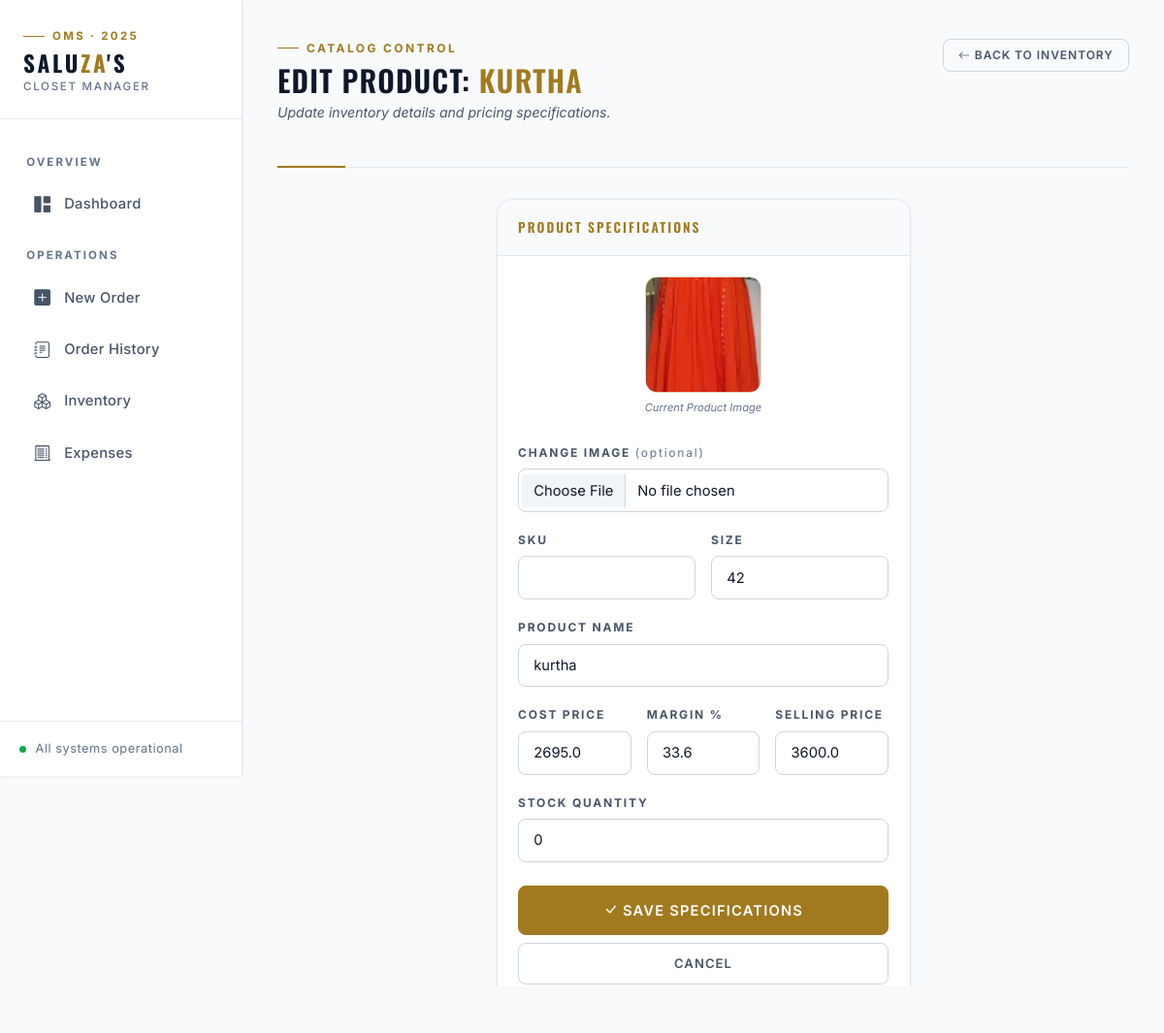
Screenshot of /edit_product/349 with the database file from the repository.
### app.py (models this page shows)
class Product(db.Model):
    id = db.Column(db.Integer, primary_key=True)
    sku = db.Column(db.String(50), unique=True, nullable=True)
    name = db.Column(db.String(100), nullable=False)
    size = db.Column(db.String(10), nullable=False)
    cost_price = db.Column(db.Float, default=0.0)
    price = db.Column(db.Float, nullable=False)
    stock = db.Column(db.Integer, default=0)
    image = db.Column(db.String(100), nullable=True)

### app.py (the view, shortened to what this page needs)
@app.route('/edit_product/<int:id>', methods=['GET', 'POST'])
def edit_product(id):
    product = Product.query.get_or_404(id)
    return render_template('edit_product.html', p=product)

### templates/edit_product.html (shortened to what this page needs)
{% extends "layout.html" %}
{% block content %}
<div class="page-header">
    <div>
        <div class="page-header-eyebrow">
            <div class="page-header-eyebrow-line"></div>
            <span class="page-header-eyebrow-text">Catalog Control</span>
        </div>
        <h1>Edit Product: <span class="gold">{{ p.name }}</span></h1>
        <p class="page-header-sub">Update inventory details and pricing specifications.</p>
    </div>
    <a href="/inventory" class="btn btn-outline-secondary btn-sm">
        <i class="bi bi-arrow-left me-1"></i>Back to Inventory
    </a>
</div>
<div class="row justify-content-center">
    <div class="col-md-7 col-lg-6">
        <div class="card">
            <div class="card-header">Product Specifications</div>
            <div class="card-body">
                <form method="POST" enctype="multipart/form-data">
                    {% if p.image %}
                    <div class="text-center mb-4">
                        <img src="{{ url_for('static', filename='uploads/' + p.image) }}"
                            style="width: 120px; height: 120px; object-fit: cover; border-radius: var(--r-md); border: 1px solid var(--line);">
                        <div
                            style="font-size: 0.7rem; color: var(--text-tertiary); margin-top: 0.4rem; font-style: italic;">
                            Current Product Image</div>
                    </div>
                    {% endif %}
                    <div class="mb-3">
                        <label class="form-label">Change Image <span
                                style="text-transform: none; font-weight: 400; color: var(--text-tertiary);">(optional)</span></label>
                        <input type="file" name="image" class="form-control" accept="image/*">
                    </div>
                    <div class="row mb-3 g-3">
                        <div class="col">
                            <label class="form-label">SKU</label>
                            <input type="text" name="sku" class="form-control" value="{{ p.sku if p.sku else '' }}">
                        </div>
                        <div class="col">
                            <label class="form-label">Size</label>
                            <input type="text" name="size" class="form-control" value="{{ p.size }}" required>
                        </div>
                    </div>
                    <div class="mb-3">
                        <label class="form-label">Product Name</label>
                        <input type="text" name="name" class="form-control" value="{{ p.name }}" required>
                    </div>
                    <div class="row mb-3 g-3">
                        <div class="col-4">
                            <label class="form-label">Cost Price</label>
                            <input type="number" name="cost_price" id="costPriceInput" class="form-control" step="0.01"
                                value="{{ p.cost_price }}" required>
                        </div>
                        <div class="col-4">
                            <label class="form-label">Margin %</label>
                            <input type="number" id="profitMarginInput" class="form-control" placeholder="%" step="0.1">
                        </div>
                        <div class="col-4">
                            <label class="form-label">Selling Price</label>
                            <input type="number" name="price" id="sellingPriceInput" class="form-control" step="0.01"
                                value="{{ p.price }}" required>
                        </div>
                    </div>
                    <div class="mb-4">
                        <label class="form-label">Stock Quantity</label>
                        <input type="number" name="stock" class="form-control" value="{{ p.stock }}" required>
                    </div>
                    <div class="d-grid gap-2">
                        <button type="submit" class="btn btn-primary btn-lg">
                            <i class="bi bi-check-lg me-1"></i>Save Specifications
                        </button>
                        <a href="/inventory" class="btn btn-outline-secondary">Cancel</a>
                    </div>
                </form>
            </div>
        </div>
    </div>
</div>
{% endblock %}

### rows the page displays
Product: name "KURTHA", image (picture), size "42", name "kurtha", cost_price "2695.0", price "3600.0", stock "0"
